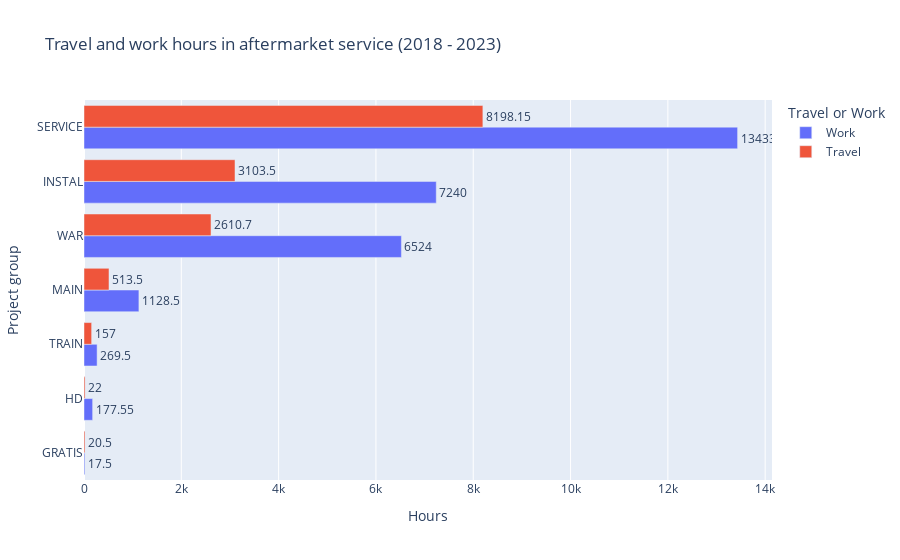

The code cell stored with this chart in its notebook:
### Code cell
# travel and work hours repartition
category_hours = hours_per_project.groupby(['Project group', 'Travel or Work']).agg({'Hours':'sum'}).reset_index()

fig2 = px.bar(category_hours.sort_values(by='Hours'), 
              x='Hours', 
              y='Project group', 
              title='Travel and work hours in aftermarket service (2018 - 2023)',
              color = 'Travel or Work', 
              barmode = 'group', 
              orientation='h', 
              text='Hours' 
)

fig2.update_traces(textposition='outside')


fig2.show()

### Figure 1 — Plotly figure (JSON) as saved in the notebook; plotly's stock layout.template omitted (floating-point values rounded to 4 significant figures)
{"data": [{"alignmentgroup": "True", "hovertemplate": "Travel or Work=Work<br>Hours=%{text}<br>Project group=%{y}<extra></extra>", "legendgroup": "Work", "marker": {"color": "#636efa", "pattern": {"shape": ""}}, "name": "Work", "offsetgroup": "Work", "orientation": "h", "showlegend": true, "text": [17.5, 177.6, 269.5, 1128.0, 6524, 7240, 13430.0], "textposition": "outside", "type": "bar", "x": [17.5, 177.6, 269.5, 1128.0, 6524, 7240, 13430.0], "xaxis": "x", "y": ["GRATIS", "HD", "TRAIN", "MAIN", "WAR", "INSTAL", "SERVICE"], "yaxis": "y"}, {"alignmentgroup": "True", "hovertemplate": "Travel or Work=Travel<br>Hours=%{text}<br>Project group=%{y}<extra></extra>", "legendgroup": "Travel", "marker": {"color": "#EF553B", "pattern": {"shape": ""}}, "name": "Travel", "offsetgroup": "Travel", "orientation": "h", "showlegend": true, "text": [20.5, 22, 157, 513.5, 2611.0, 3104.0, 8198.0], "textposition": "outside", "type": "bar", "x": [20.5, 22, 157, 513.5, 2611.0, 3104.0, 8198.0], "xaxis": "x", "y": ["GRATIS", "HD", "TRAIN", "MAIN", "WAR", "INSTAL", "SERVICE"], "yaxis": "y"}], "layout": {"barmode": "group", "legend": {"title": {"text": "Travel or Work"}, "tracegroupgap": 0}, "title": {"text": "Travel and work hours in aftermarket service (2018 - 2023)"}, "xaxis": {"anchor": "y", "domain": [0, 1], "title": {"text": "Hours"}}, "yaxis": {"anchor": "x", "domain": [0, 1], "title": {"text": "Project group"}}}}
